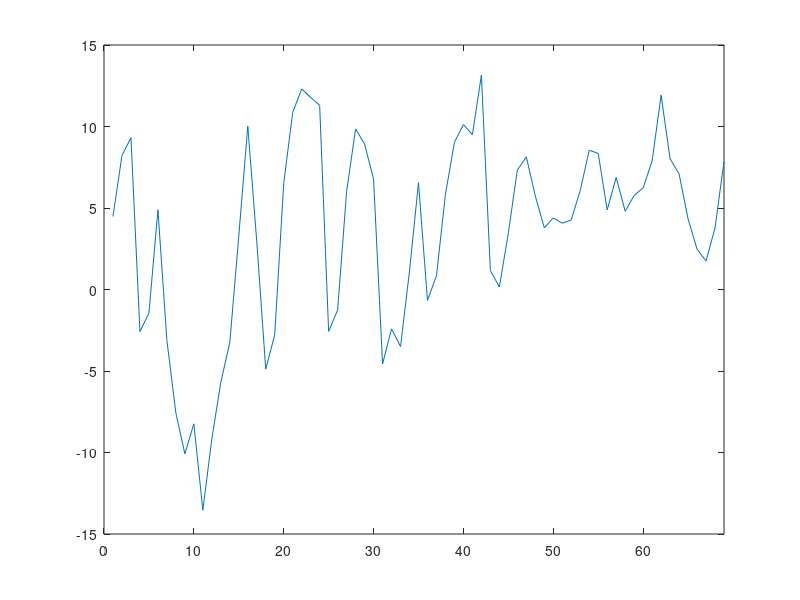
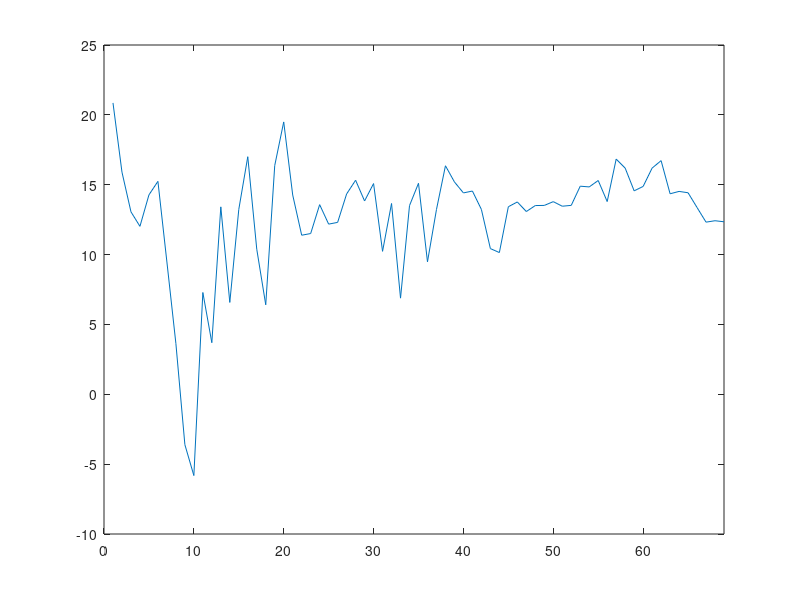
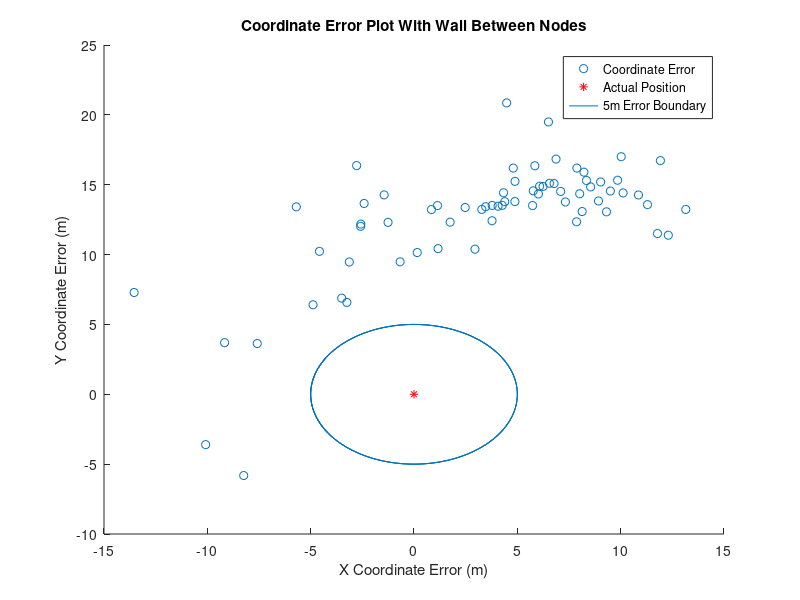

MATLAB code to generate these figures, in order:
coordinatesFile = fopen('Coordinates.txt','r');
coordinatesFileFormat = '%s %f %f';
coordinatesFileData = textscan(coordinatesFile,coordinatesFileFormat,'Delimiter',',');
fclose(coordinatesFile);

xCoord = 0;
yCoord = 0;

xTrueCoord = 6.5;
yTrueCoord = 7.87;

for i = 2:length(coordinatesFileData{1})
   xCoord = [xCoord coordinatesFileData{2}(i)]; 
   yCoord = [yCoord coordinatesFileData{3}(i)];
end

xCoord = xCoord(2:end);
yCoord = yCoord(2:end);

xCoordError = xCoord - xTrueCoord;
yCoordError = yCoord - yTrueCoord;

timeIndex = 1:length(xCoordError);

figure('Name','X Coordinate Error.');
plot(timeIndex,xCoordError);
xlim([0 length(xCoordError)]);

figure('Name','Y Coordinate Error.');
plot(timeIndex,yCoordError);
xlim([0 length(yCoordError)]);

figure('Name','Coordinate error');
scatter(xCoordError,yCoordError); hold on;
scatter(0,0,'r','*'); hold on;
title('Coordinate Error Plot With Wall Between Nodes');
xlabel('X Coordinate Error (m)');
ylabel('Y Coordinate Error (m)');
t = linspace(-10,10,1000);

circx = 5*cos(t);
circy = 5*sin(t);
plot(circx,circy);
legend('Coordinate Error','Actual Position','5m Error Boundary');



xCoordErrorSTD = std2(xCoordError)
xCoordErrorVAR = var(xCoordError)

yCoordErrorSTD = std2(yCoordError)
yCoordErrorVAR = var(yCoordError)